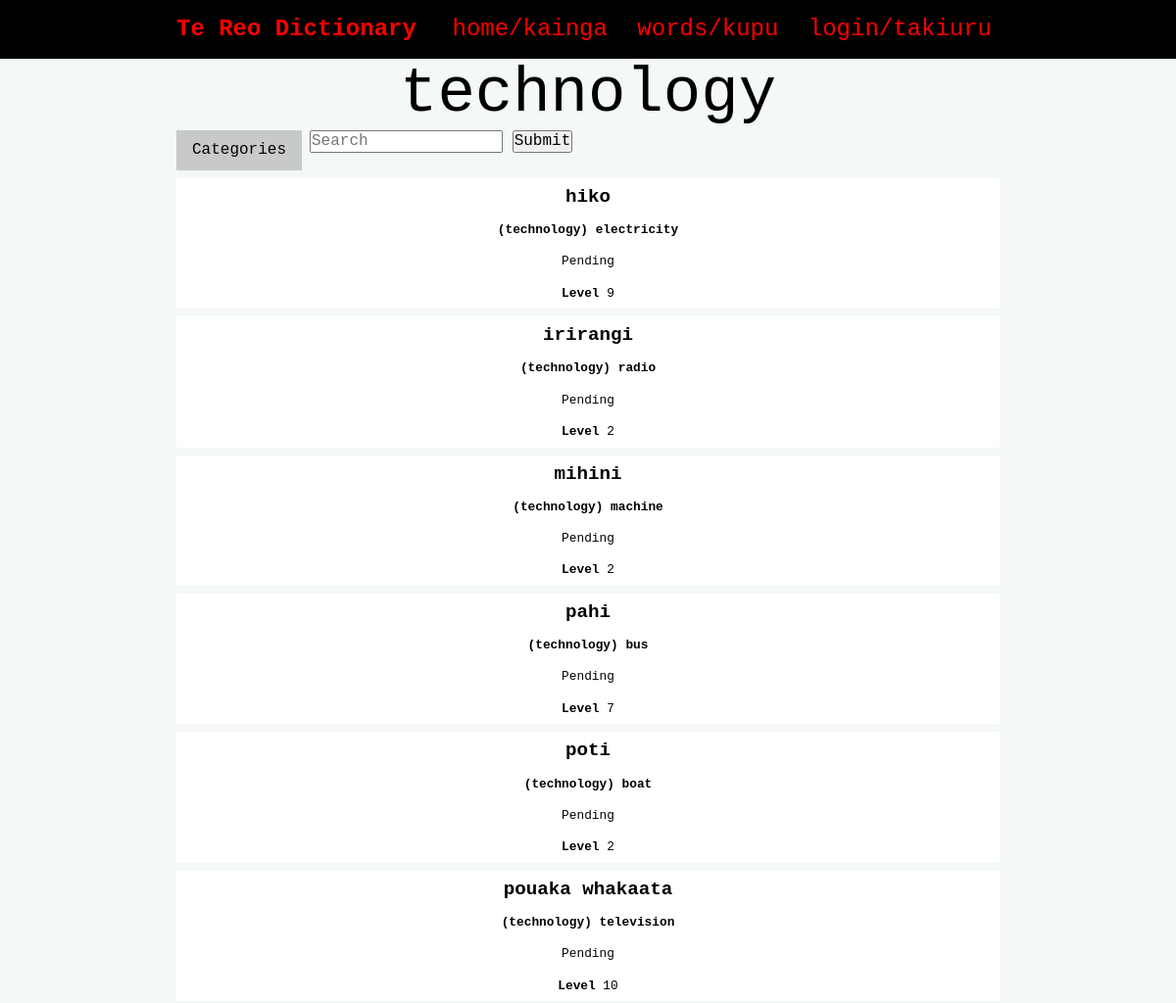
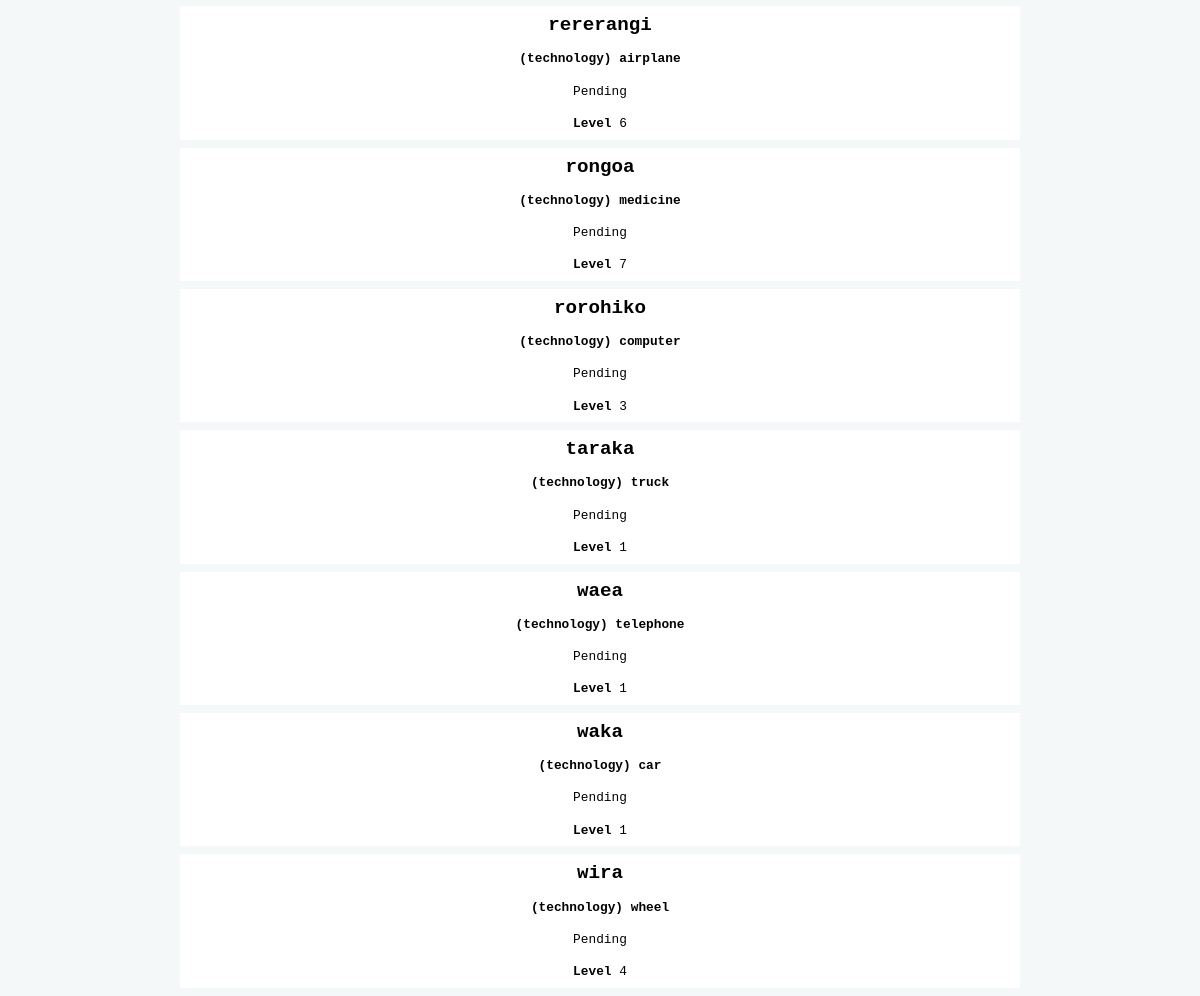
The page /database/15 on the database its author committed (2 pictures, top to bottom).
### tables this page shows
CREATE TABLE "categories"
(
    id      integer                            not null
        primary key autoincrement
        unique,
    name    varchar(20)                        not null
        unique,
    user_id integer  default 1
        constraint categories_user_id__fk
            references users,
    date    datetime default current_timestamp not null
);

CREATE TABLE "entries"
(
    id          integer                            not null
        primary key autoincrement
        unique,
    maori       varchar(85)                        not null,
    english     varchar(40)                        not null,
    definition  varchar(300) default 'Pending',
    level       tinyint                            not null,
    image       varchar(44)  default 'noimage.png' not null,
    category_id integer                            not null
        constraint entries_category_id_fk
            references categories,
    user_id     integer      default 1
        constraint entries_user_id_fk
            references users,
    date        datetime     default current_timestamp
);

### app.py (the view)
@app.route('/database/<category_id>')
def render_database_categories(category_id):
    con = connect(DATABASE)  # begins database connection
    cur = con.cursor()
    if category_id == '-1':  # if no category filter (database/-1 is the default page for showing all the entries as there will never be a category id of -1)
        query = "SELECT entries.id, entries.maori, entries.english, entries.definition, entries.level, categories.name " \
                "FROM entries " \
                "INNER JOIN categories ON entries.category_id=categories.id " \
                "ORDER BY entries.date DESC "
        cur.execute(query)  # fetches information on all entries
    else:  # if a category filter is in effect
        query = "SELECT entries.id, entries.maori, entries.english, entries.definition, entries.level, categories.name " \
                "FROM entries " \
                "INNER JOIN categories ON entries.category_id=categories.id " \
                "WHERE category_id=? "\
                "ORDER BY entries.date DESC "
        cur.execute(query, (category_id, ))  # fetches information on only the entries which match the category filter
    entry_list = cur.fetchall()  # stores information on all the entries that will be displayed
    query = "SELECT id, name " \
            "FROM categories " \
            "ORDER BY date ASC "
    cur.execute(query)  # fetches information on all the categories
    category_list = cur.fetchall()  # stores information on all the categories to be displayed in the filters
    con.close()  # finish database connection
    if len(entry_list) == 0:  # if no entries are displayed
        return redirect("/no_results")  # output: redirect to no results
    else:
        return render_template('database.html', entries=entry_list, categories=category_list, id=int(category_id))  # output: renders database.html passing on the information fetched

### app.py (called while the page is built)
def connect(db_file):  # creates a connection with the database
    try:
        connection = sqlite3.connect(db_file)
        return connection
    except sqlite3.Error as e:
        print(e)
    return None

@app.context_processor
def logged_in_context_processor():  # makes the logged_in function callable in jinja
    return dict(logged_in=logged_in)

def logged_in():  # checks whether you are logged in
    if session.get("user_id"):  # if user_id exists in session tuple to determine whether you are logged in
        return True
    else:
        return False

@app.context_processor
def is_admin_context_processor():  # makes the is_admin function callable in jinja
    return dict(is_admin=is_admin)

def is_admin():  # checks whether you are an admin
    if logged_in() and session.get("type") == 1:  # checks if account type is teacher in session tuple
        return True
    else:
        return False

### templates/database.html (shortened to what this page needs)
{% extends "base.html" %}
{% block pageheading %}
    {% if id == -1 %}
        words/kupu
    {% else %}
        {{ categories[id-1][1] }}
    {% endif %}
{% endblock %}
{% block main %}
    <div class="filters">
        <div class="dropdown">
            <button class="dropdown-button">Categories</button>
        </div>
        <div class="search-bar">
            <form method="POST" action="/search">
                <input type="text" placeholder="Search" name="search" id="search">
                <button type="submit">Submit</button>
            </form>
        </div>
    </div>
    <div class="entry">
        {% for entry in entries %}
            <a href="/entry/{{ entry[0] }}">
                <div class="entry-box">
                    <h3 class="entry-box-heading"><strong>{{ entry[1] }}</strong></h3>
                    <p class="entry-box-heading"><strong>({{ entry[5] }}) {{ entry[2] }}</strong></p>
                    <p class="entry-box-info">{{ entry[3] }}</p>
                    <p class="entry-box-info"><strong>Level </strong>{{ entry[4] }}</p>
                </div>
            </a>
        {% endfor %}
    </div>
{% endblock %}

### static/style.css (style rules this page uses)
:root { --red: #FF0000; --dark-red: #a00808; --white: #FFFFFF; --light-gray: #F4F8F8; --gray: #c8caca; --dark-gray: #959696; --black: #000000; }
* { font-family: 'Monaco', monospace; padding: 0; margin: 0; box-sizing: border-box; }
body { background-color: var(--light-gray); }
a, a:visited { color: var(--red); text-decoration: none; }
.entry-box { width: 100%; background: var(--white); border: 0 solid var(--gray); color: var(--black); margin-bottom: 0.5rem; }
.entry-box-heading { padding: 0.5rem; }
.entry-box-info { padding: 0.5rem; max-width: 100%; word-wrap: break-word; }
.entry-box h3 { font-size: 1.2rem; text-align: center; }
.entry-box p { font-size: 0.8rem; margin-bottom: 0.1rem; text-align: center; }
.filters { margin-bottom: 0.5rem; display: flex; }
.search-bar { display: block; margin-bottom: 0.5rem; }
.dropdown { margin-right: 0.5rem; }
.dropdown .dropdown-button { background-color: var(--gray); border: none; padding: 0.7rem 1rem; }
.dropdown-button { background-color: var(--gray); }

### rows shown on the page
categories: name "technology"
entries: maori "hiko", name "technology", english "electricity", definition "Pending", level "9"
entries: maori "irirangi", name "technology", english "radio", definition "Pending", level "2"
entries: maori "mihini", name "technology", english "machine", definition "Pending", level "2"
entries: maori "pahi", name "technology", english "bus", definition "Pending", level "7"
entries: maori "poti", name "technology", english "boat", definition "Pending", level "2"
entries: maori "pouaka whakaata", name "technology", english "television", definition "Pending", level "10"
entries: maori "rererangi", name "technology", english "airplane", definition "Pending", level "6"
entries: maori "rongoa", name "technology", english "medicine", definition "Pending", level "7"
entries: maori "rorohiko", name "technology", english "computer", definition "Pending", level "3"
entries: maori "taraka", name "technology", english "truck", definition "Pending", level "1"
entries: maori "waea", name "technology", english "telephone", definition "Pending", level "1"
entries: maori "waka", name "technology", english "car", definition "Pending", level "1"
entries: maori "wira", name "technology", english "wheel", definition "Pending", level "4"
